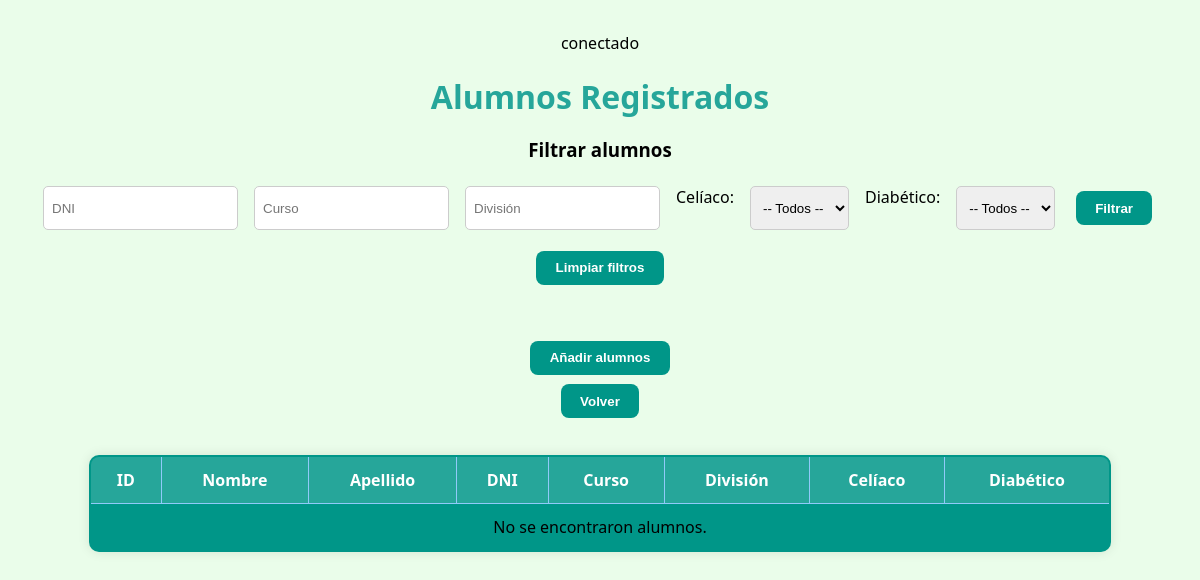
/alumnos.php, run on an earlier commit of the app's database.
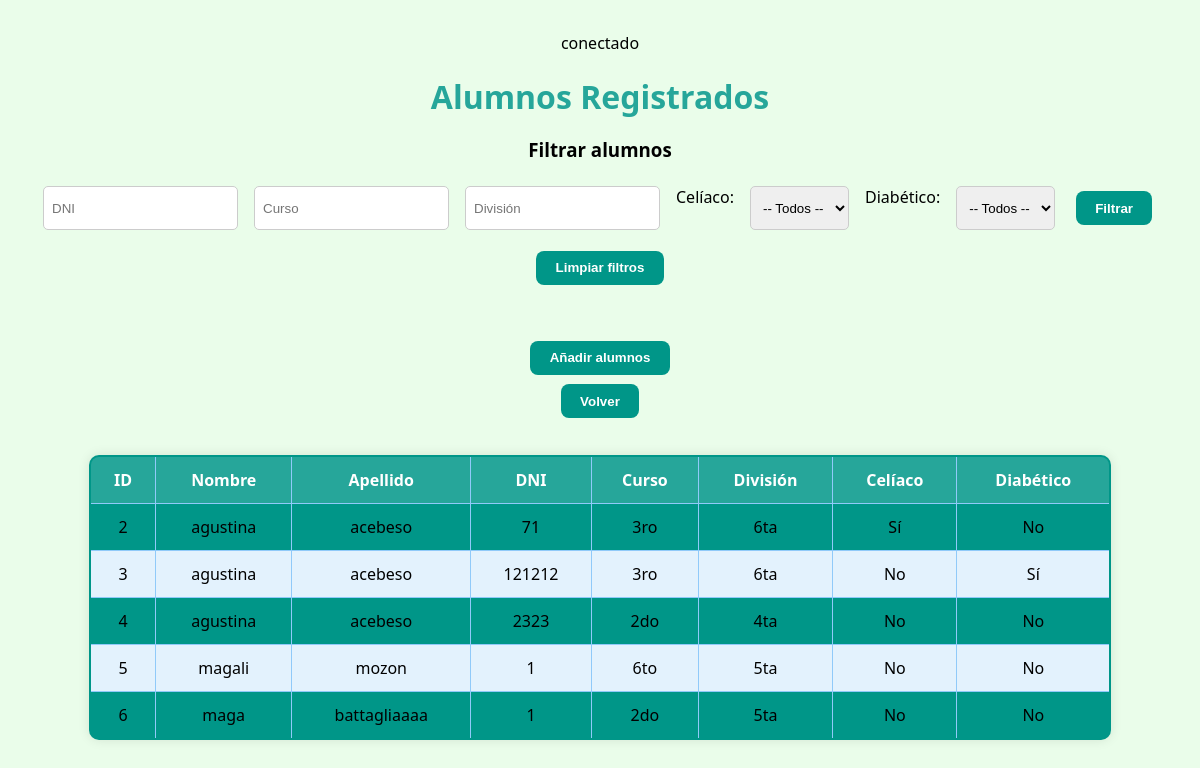
And on a later commit of the database.
### tables this page shows
CREATE TABLE `alumno` (
  `id_alumno` int(30) NOT NULL,
  `nombre` varchar(30) NOT NULL,
  `apellido` varchar(30) NOT NULL,
  `dni` varchar(30) NOT NULL,
  `curso` varchar(30) NOT NULL,
  `division` varchar(30) NOT NULL,
  `celiaco` tinyint(1) NOT NULL,
  `diabetico` tinyint(1) NOT NULL
);

### alumnos.php (the view, shortened to what this page needs)
<?php
include("conexion.php");
$dni       = $_GET['dni']       ?? '';
$curso     = $_GET['curso']     ?? '';
$division  = $_GET['division']  ?? '';
$sql = "SELECT * FROM alumno WHERE 1=1";
$resultado = mysqli_query($conexion, $sql);
?>
<!DOCTYPE html>
<html lang="es">
<head>
    <link rel="stylesheet" href="css/alumnos.css">
</head>
<body>
    <h1>Alumnos Registrados</h1>
    <h3>Filtrar alumnos</h3>
    <form method="get" action="">
        <input type="text" name="dni" placeholder="DNI" value="<?= htmlspecialchars($dni) ?>">
        <input type="text" name="curso" placeholder="Curso" value="<?= htmlspecialchars($curso) ?>">
        <input type="text" name="division" placeholder="División" value="<?= htmlspecialchars($division) ?>">
        <label for="celiaco">Celíaco:</label>
        <select name="celiaco" id="celiaco">
            <option value="">-- Todos --</option>
        </select>
        <label for="diabetico">Diabético:</label>
        <select name="diabetico" id="diabetico">
            <option value="">-- Todos --</option>
        </select>
        <button type="submit">Filtrar</button>
        <a href="alumnos.php"><button type="button">Limpiar filtros</button></a>
    </form>
    <br>
    <a href="añadir.php">
        <button>Añadir alumnos</button>
    </a>
    <br>
    <a href="inicio.php">
        <button>Volver</button>
    </a>
    <table border="1" cellpadding="5">
        <thead>
            <tr>
                <th>ID</th>
                <th>Nombre</th>
                <th>Apellido</th>
                <th>DNI</th>
                <th>Curso</th>
                <th>División</th>
                <th>Celíaco</th>
                <th>Diabético</th>
            </tr>
        </thead>
        <tbody>
            <?php if (mysqli_num_rows($resultado) > 0): ?>
                <?php while ($alumno = mysqli_fetch_assoc($resultado)): ?>
                    <tr>
                        <td><?= $alumno['id_alumno'] ?></td>
                        <td><?= htmlspecialchars($alumno['nombre']) ?></td>
                        <td><?= htmlspecialchars($alumno['apellido']) ?></td>
                        <td><?= htmlspecialchars($alumno['dni']) ?></td>
                        <td><?= htmlspecialchars($alumno['curso']) ?></td>
                        <td><?= htmlspecialchars($alumno['division']) ?></td>
                        <td><?= $alumno['celiaco'] ? 'Sí' : 'No' ?></td>
                        <td><?= $alumno['diabetico'] ? 'Sí' : 'No' ?></td>
                    </tr>
                <?php endwhile; ?>
            <?php else: ?>
                <tr><td colspan="8">No se encontraron alumnos.</td></tr>
            <?php endif; ?>
        </tbody>
    </table>
</body>
</html>

### css/alumnos.css (style rules this page uses)
body { font-family: 'Segoe UI', sans-serif; margin: 2rem; background-color: #eafdea; text-align: center; }
h1 { color:#26a69a; margin-bottom: 1rem; }
form { display: flex; flex-wrap: wrap; justify-content: center; gap: 1rem; margin: 1.5rem 0; }
form input, form select { padding: 0.5rem; border-radius: 5px; border: 1px solid #ccc; }
a button, form button { background-color:#009688 ; color: white; border: none; padding: 0.6rem 1.2rem; border-radius: 8px; font-weight: bold; cursor: pointer; transition: background-color 0.3s, transform 0.2s; margin: 0.3rem; }
table { width: 90%; margin: 2rem auto; border-collapse: collapse; background-color:#009688 ; box-shadow: 0 0 12px rgba(0, 0, 0, 0.1); border: 2px solid ; border-radius: 10px; overflow: hidden; }
th, td { padding: 0.75rem; border: 1px solid #90caf9; text-align: center; }
th { background-color: #26a69a; color: white; }
tr:nth-child(even) { background-color: #e3f2fd; }

What changed in the data, as far as the page shows it:
added alumno: id_alumno "2", nombre "agustina", apellido "acebeso", dni "71", curso "3ro", division "6ta", celiaco "Sí", diabetico "No"
added alumno: id_alumno "3", nombre "agustina", apellido "acebeso", dni "121212", curso "3ro", division "6ta", celiaco "No", diabetico "Sí"
added alumno: id_alumno "4", nombre "agustina", apellido "acebeso", dni "2323", curso "2do", division "4ta", celiaco "No", diabetico "No"
added alumno: id_alumno "5", nombre "magali", apellido "mozon", dni "1", curso "6to", division "5ta", celiaco "No", diabetico "No"
added alumno: id_alumno "6", nombre "maga", apellido "battagliaaaa", dni "1", curso "2do", division "5ta", celiaco "No", diabetico "No"
Also different on the page:
text no longer shown: "No se encontraron alumnos."
